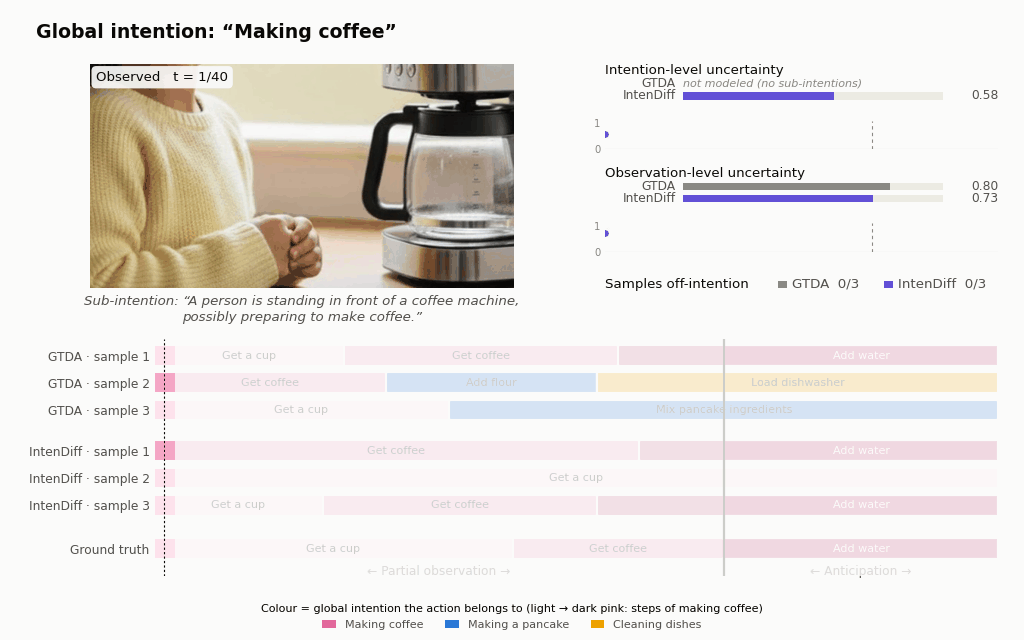
#> input picture imgs/intendiff-demo.gif, 1024 x 640 px, given in place of fig-000.png, which was not available
$ python make_fig1_demo.py ../../imgs/intendiff-demo.gif ../../imgs/intendiff-demo.gif
#> lines starting #> are read from the running program, lines starting #| are printed output that depends on the picture; pictures that were not available may be replaced by others from this repository, and a replacement may not be noted
"""
Build an *illustrative* demo folder from Fig. 1 of the paper, for make_demo_video.py.

Everything comes from Fig. 1: the four photos (a), the sub-intention phrases (a), and the
GTDA / IntenDiff action samples and ground truth (c), with segment lengths read off the figure.
The uncertainty curves are hand-set to tell the figure's story; they are NOT model outputs,
and the rendered video says so.

    python src/tools/make_fig1_demo.py imgs/figure1.pdf /tmp/fig1_demo
    python src/tools/make_demo_video.py /tmp/fig1_demo -o imgs/intendiff-demo.gif --fps 5
"""
import json
import os
import subprocess
import sys
import tempfile

import numpy as np
from PIL import Image

T, OBS = 40, 27   # time steps; the observation ends where Fig. 1 draws the cut (~68%)

# photo boxes in the 2782x939 raster embedded in figure1.pdf (number tags cropped off)
BOXES = [(43, 82, 457, 300), (461, 82, 875, 300), (879, 82, 1293, 300), (1302, 82, 1706, 300)]
SPANS = [(0, 9), (9, 18), (18, OBS), (OBS, T)]   # time steps shown by each photo

CAPTIONS = [
    "A person is standing in front of a coffee machine, possibly preparing to make coffee.",
    "A person is holding a cup, possibly will use a coffee maker located nearby.",
    "A person is opening a coffee powder packet and appears to be about to pour it.",
    None,
]

ACTIONS = ["Get_a_cup", "Get_coffee", "Pour_coffee_powder", "Add_water",
           "Add_flour", "Load_dishwasher", "Mix_pancake_ingredients"]
GROUP = {0: "Making coffee", 1: "Making coffee", 2: "Making coffee", 3: "Making coffee",
         4: "Making a pancake", 5: "Cleaning dishes", 6: "Making a pancake"}
# Fig. 1 colour coding: pink = making coffee, blue = making a pancake, yellow = cleaning dishes
GROUP_COLORS = {"Making coffee": "#e2689b", "Making a pancake": "#2a78d6", "Cleaning dishes": "#eda100"}
# steps of "making coffee" get light -> dark pink shades, in task order (as in Fig. 1)
ACTION_COLORS = {0: "#fde2ec", 1: "#f4a6c5", 2: "#e2689b", 3: "#bd3a70"}

# (action id, end step) runs, read off Fig. 1(c)
ROWS = {
    "GTDA · sample 1":      [(0, 9), (1, 22), (2, 27), (3, 40)],
    "GTDA · sample 2":      [(1, 11), (4, 21), (5, 40)],
    "GTDA · sample 3":      [(0, 14), (6, 40)],
    "IntenDiff · sample 1": [(1, 23), (2, 27), (3, 40)],
    "IntenDiff · sample 2": [(0, 40)],
    "IntenDiff · sample 3": [(0, 8), (1, 21), (2, 27), (3, 40)],
}
GT = [(0, 17), (1, 27), (3, 40)]


def runs_to_seq(runs):
    seq, start = np.zeros(T, dtype=np.int32), 0
    for a, end in runs:
        seq[start:end] = a
        start = end
    return seq


def curve(*knots, wobble=0.02, phase=0.0):
    """piecewise-linear curve through (step, value) knots plus a small deterministic wobble"""
    xs, ys = zip(*knots)
    t = np.arange(T)
    y = np.interp(t, xs, ys) + wobble * np.sin(0.9 * t + phase) * np.sin(0.23 * t + 1.3 * phase)
    return np.clip(y, 0, 1).round(3).tolist()


def load_raster(pdf_or_png):
#> called with pdf_or_png = '../../imgs/intendiff-demo.gif'
    if pdf_or_png.endswith(".png"):
        return Image.open(pdf_or_png).convert("RGB")
    tmp = tempfile.mkdtemp()
    subprocess.run(["pdfimages", "-png", "-f", "1", "-l", "1", pdf_or_png, os.path.join(tmp, "fig")], check=True)
#> (this line was passed over: subprocess is not available in this run)
    return Image.open(os.path.join(tmp, "fig-000.png")).convert("RGB")
#> returned value is the input picture: PIL image 1024x640 RGB; mean R, G, B 234.7, 230.7, 227.5


def ken_burns(img, n, zoom=0.10, out_size=(560, 296)):
    """slow zoom-in on a still photo so it reads as video"""
    w, h = img.size
    frames = []
    for k in range(n):
        z = 1 + zoom * k / max(n - 1, 1)
        cw, ch = w / z, h / z
        x0, y0 = (w - cw) / 2, (h - ch) * 0.4
        frames.append(img.crop((x0, y0, x0 + cw, y0 + ch)).resize(out_size, Image.LANCZOS))
    return frames


def main():
    src, out = sys.argv[1], sys.argv[2]
    raster = load_raster(src)
    os.makedirs(os.path.join(out, "frames"), exist_ok=True)
    t = 0
    for box, (a, b) in zip(BOXES, SPANS):
        for frame in ken_burns(raster.crop(box), b - a):
            frame.save(os.path.join(out, "frames", f"{t:04d}.jpg"), quality=92)
            t += 1
#> this loop made 4 passes
#> pass 1, in main, `frame.save(os.path.join(out, "frames", f"{t:04d}.jpg"), quality=92)`:
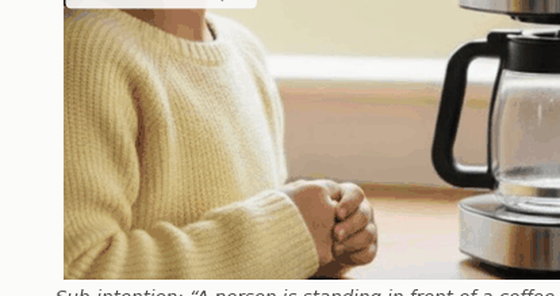
#> saved as 0000.jpg: PIL image 560x296 RGB; mean R, G, B 194, 179.9, 155.6
#> pass 1, in main, `frame.save(os.path.join(out, "frames", f"{t:04d}.jpg"), quality=92)`:
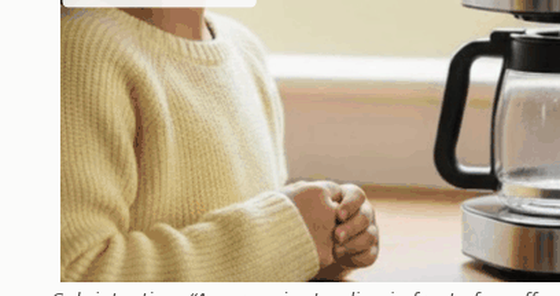
#> saved as 0001.jpg: PIL image 560x296 RGB; mean R, G, B 193.9, 179.5, 154.6
#> pass 1, in main, `frame.save(os.path.join(out, "frames", f"{t:04d}.jpg"), quality=92)`:
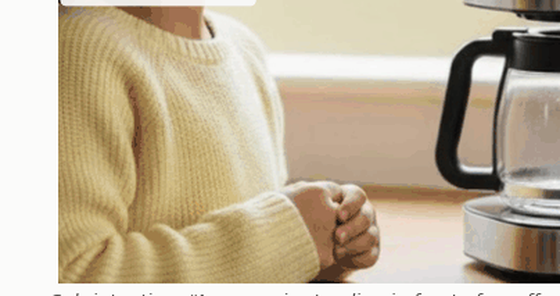
#> saved as 0002.jpg: PIL image 560x296 RGB; mean R, G, B 193.6, 178.9, 153.7
#> pass 1, in main, `frame.save(os.path.join(out, "frames", f"{t:04d}.jpg"), quality=92)`:
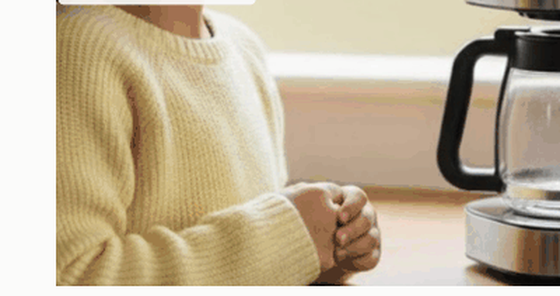
#> saved as 0003.jpg: PIL image 560x296 RGB; mean R, G, B 193, 178.1, 152.3
#> after the loop: frame: PIL image 560x296 RGB; every value is 0

    actions = np.stack([runs_to_seq(r) for r in ROWS.values()])
    np.savez_compressed(os.path.join(out, "demo.npz"), actions=actions, gt=runs_to_seq(GT), obs_len=OBS)

    captions = [None] * T
    for (a, b), c in zip(SPANS, CAPTIONS):
        captions[a:b] = [c] * (b - a)
    meta = {
        "video": "Fig. 1 (illustration)",
        "global_intention": "Making coffee",
        "action_names": {str(i): n for i, n in enumerate(ACTIONS)},
        "action_groups": {str(i): g for i, g in GROUP.items()},
        "group_colors": GROUP_COLORS,
        "action_colors": {str(i): c for i, c in ACTION_COLORS.items()},
        "legend_title": "Colour = global intention the action belongs to (light → dark pink: steps of making coffee)",
        "row_labels": list(ROWS),
        "captions": captions,
        # GTDA vs IntenDiff. The uncertainty curves are hand-set to tell the figure's story (the README
        # caption says so): each new frame (cup at t=9, coffee packet at t=18) adds evidence and drops
        # uncertainty; it grows again into the unseen future, much more for GTDA's drifting samples.
        # Intention-level uncertainty (Eq. 2) needs sub-intentions, which GTDA does not have.
        # The off-intention counts are computed from the sample rows.
        "compare": {
            "methods": ["GTDA", "IntenDiff"],
            "rows": {"GTDA": [0, 1, 2], "IntenDiff": [3, 4, 5]},
            "colors": {"GTDA": "#8a8984", "IntenDiff": "#6250d6"},
            "intention": {
                "IntenDiff": curve((0, 0.58), (4, 0.66), (8, 0.64), (9, 0.50), (13, 0.47), (17, 0.42), (18, 0.33),
                                   (22, 0.27), (26, 0.22), (27, 0.26), (33, 0.36), (39, 0.44)),
            },
            "observation": {
                "GTDA": curve((0, 0.78), (8, 0.70), (9, 0.66), (17, 0.60), (18, 0.56), (26, 0.50), (27, 0.62),
                              (32, 0.84), (39, 0.95), phase=1.0),
                "IntenDiff": curve((0, 0.72), (8, 0.62), (9, 0.54), (17, 0.44), (18, 0.36), (26, 0.28), (27, 0.32),
                                   (33, 0.42), (39, 0.50), phase=2.0),
            },
            "missing_text": "not modeled (no sub-intentions)",
            "drift_group": "Making coffee",
        },
    }
    with open(os.path.join(out, "meta.json"), "w") as f:
        json.dump(meta, f, indent=2)
    print("wrote", out)


if __name__ == "__main__":
    main()
